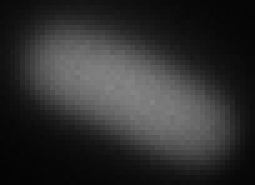
#> input picture data/0/bac10_Slide2_ID_26_16-35-09_26-01-2018_.tiff, 51 x 37 px (shown 5 times larger)
$ python -i image_processing.py   (imports and definitions only)
#> lines starting #> are read from the running program, lines starting #| are printed output that depends on the picture; after the words box and inside, x2 and y2 are one past the last pixel; in counts of white or black regions, pixels touching at a corner belong together
import numpy as np

from skimage import transform
from skimage.exposure import rescale_intensity
from skimage.filters import threshold_otsu
from skimage.morphology import closing, square
from skimage.measure import label, regionprops
from skimage.segmentation import clear_border


# [10 lines left out: function normalize_img, not called in this run]


def thresholding_img(bac_image):
    """
    :param bac_image: numpy array of bac image
    :return thresh_image: numpy array with Otsu thresholding
    """

    # Apply threshold:
    thresh = threshold_otsu(bac_image)
    bw = closing(bac_image > thresh, square(3))

    # Remove artifacts connected to image border:
    thresh_image = clear_border(bw)

    return thresh_image


# [54 lines left out: functions rectify_bac, preprocess_cutout, not called in this run]

>>> import cv2
>>> picture = cv2.imread('../data/0/bac10_Slide2_ID_26_16-35-09_26-01-2018_.tiff', cv2.IMREAD_GRAYSCALE)
#> picture is the input picture: shape (37, 51); min 4, max 132, mean 47
>>> result = thresholding_img(picture)
#> in thresholding_img, `thresh = threshold_otsu(bac_image)`: thresh = 58
#> in thresholding_img, `bw = closing(bac_image > thresh, square(3))`:
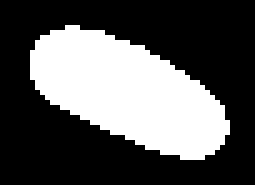
#> bw: shape (37, 51) bool (shown 5 times larger); 34.4% white; 1 white region, box (x1, y1, x2, y2) and area: (6, 5, 46, 32) 649

$ run again, on data/0/bac10_Slide2_ID_3_16-34-13_26-01-2018_.tiff
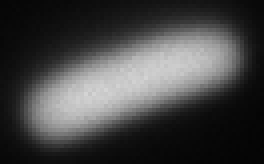
#> input picture data/0/bac10_Slide2_ID_3_16-34-13_26-01-2018_.tiff, 66 x 41 px (shown 4 times larger)
#> picture is the input picture: shape (41, 66); min 4, max 212, mean 67.9
#> thresh = 93
#> in thresholding_img, `bw = closing(bac_image > thresh, square(3))`:
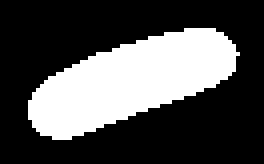
#> bw: shape (41, 66) bool (shown 4 times larger); 31.1% white; 1 white region, box (x1, y1, x2, y2) and area: (7, 7, 60, 35) 842
